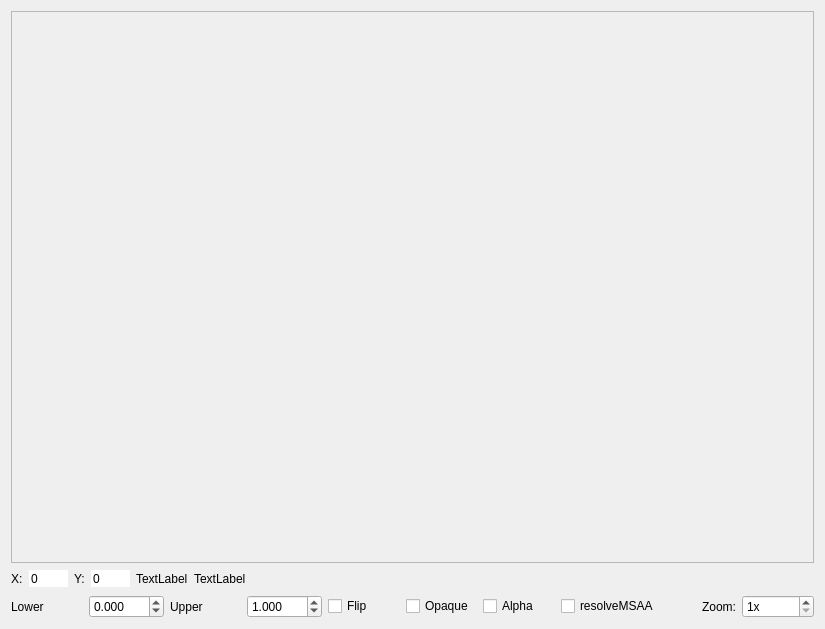
<?xml version="1.0" encoding="UTF-8"?>
<ui version="4.0">
 <class>ImageViewer</class>
 <widget class="QDialog" name="ImageViewer">
  <property name="geometry">
   <rect>
    <x>0</x>
    <y>0</y>
    <width>825</width>
    <height>629</height>
   </rect>
  </property>
  <property name="windowTitle">
   <string>ApiTrace Surface Viewer</string>
  </property>
  <layout class="QVBoxLayout" name="verticalLayout">
   <item>
    <widget class="QScrollArea" name="scrollArea">
     <property name="autoFillBackground">
      <bool>false</bool>
     </property>
     <property name="widgetResizable">
      <bool>true</bool>
     </property>
     <property name="alignment">
      <set>Qt::AlignCenter</set>
     </property>
     <widget class="QWidget" name="scrollAreaWidgetContents">
      <property name="geometry">
       <rect>
        <x>0</x>
        <y>0</y>
        <width>811</width>
        <height>561</height>
       </rect>
      </property>
      <property name="autoFillBackground">
       <bool>true</bool>
      </property>
      <layout class="QVBoxLayout" name="verticalLayout_2"/>
     </widget>
    </widget>
   </item>
   <item>
    <layout class="QHBoxLayout" name="horizontalLayout_2">
     <item>
      <widget class="QLabel" name="label_2">
       <property name="text">
        <string>X:</string>
       </property>
       <property name="buddy">
        <cstring>xSpinBox</cstring>
       </property>
      </widget>
     </item>
     <item>
      <widget class="QSpinBox" name="xSpinBox">
       <property name="frame">
        <bool>false</bool>
       </property>
       <property name="readOnly">
        <bool>true</bool>
       </property>
       <property name="buttonSymbols">
        <enum>QAbstractSpinBox::NoButtons</enum>
       </property>
       <property name="keyboardTracking">
        <bool>false</bool>
       </property>
       <property name="maximum">
        <number>16000</number>
       </property>
      </widget>
     </item>
     <item>
      <widget class="QLabel" name="label_3">
       <property name="text">
        <string>Y:</string>
       </property>
       <property name="buddy">
        <cstring>xSpinBox</cstring>
       </property>
      </widget>
     </item>
     <item>
      <widget class="QSpinBox" name="ySpinBox">
       <property name="frame">
        <bool>false</bool>
       </property>
       <property name="readOnly">
        <bool>true</bool>
       </property>
       <property name="buttonSymbols">
        <enum>QAbstractSpinBox::NoButtons</enum>
       </property>
       <property name="keyboardTracking">
        <bool>false</bool>
       </property>
       <property name="maximum">
        <number>16000</number>
       </property>
      </widget>
     </item>
     <item>
      <widget class="QLabel" name="pixelLabel">
       <property name="text">
        <string>TextLabel</string>
       </property>
      </widget>
     </item>
     <item>
      <widget class="QLabel" name="rectLabel">
       <property name="text">
        <string>TextLabel</string>
       </property>
      </widget>
     </item>
     <item>
      <spacer name="horizontalSpacer">
       <property name="orientation">
        <enum>Qt::Horizontal</enum>
       </property>
       <property name="sizeHint" stdset="0">
        <size>
         <width>40</width>
         <height>20</height>
        </size>
       </property>
      </spacer>
     </item>
    </layout>
   </item>
   <item>
    <layout class="QHBoxLayout" name="horizontalLayout">
     <item>
      <widget class="QLabel" name="lowerLabel">
       <property name="text">
        <string>Lower</string>
       </property>
      </widget>
     </item>
     <item>
      <widget class="QDoubleSpinBox" name="lowerSpinBox">
       <property name="decimals">
        <number>3</number>
       </property>
       <property name="minimum">
        <double>-999.999000000000024</double>
       </property>
       <property name="maximum">
        <double>999.999000000000024</double>
       </property>
       <property name="singleStep">
        <double>0.050000000000000</double>
       </property>
      </widget>
     </item>
     <item>
      <widget class="QLabel" name="upperLabel">
       <property name="text">
        <string>Upper</string>
       </property>
      </widget>
     </item>
     <item>
      <widget class="QDoubleSpinBox" name="upperSpinBox">
       <property name="decimals">
        <number>3</number>
       </property>
       <property name="minimum">
        <double>-999.999000000000024</double>
       </property>
       <property name="maximum">
        <double>999.999000000000024</double>
       </property>
       <property name="singleStep">
        <double>0.050000000000000</double>
       </property>
       <property name="value">
        <double>1.000000000000000</double>
       </property>
      </widget>
     </item>
     <item>
      <widget class="QCheckBox" name="flipCheckBox">
       <property name="text">
        <string>Flip</string>
       </property>
      </widget>
     </item>
     <item>
      <widget class="QCheckBox" name="opaqueCheckBox">
       <property name="text">
        <string>Opaque</string>
       </property>
      </widget>
     </item>
     <item>
      <widget class="QCheckBox" name="alphaCheckBox">
       <property name="text">
        <string>Alpha</string>
       </property>
      </widget>
     </item>
     <item>
      <widget class="QCheckBox" name="resolveMSAACheckBox">
       <property name="text">
        <string>resolveMSAA</string>
       </property>
      </widget>
     </item>
     <item>
      <widget class="QLabel" name="label">
       <property name="text">
        <string>Zoom:</string>
       </property>
       <property name="alignment">
        <set>Qt::AlignRight|Qt::AlignTrailing|Qt::AlignVCenter</set>
       </property>
      </widget>
     </item>
     <item>
      <widget class="QSpinBox" name="zoomSpinBox">
       <property name="specialValueText">
        <string/>
       </property>
       <property name="suffix">
        <string>x</string>
       </property>
       <property name="prefix">
        <string/>
       </property>
       <property name="minimum">
        <number>1</number>
       </property>
       <property name="maximum">
        <number>15</number>
       </property>
       <property name="singleStep">
        <number>1</number>
       </property>
       <property name="value">
        <number>1</number>
       </property>
      </widget>
     </item>
    </layout>
   </item>
  </layout>
 </widget>
 <resources/>
 <connections/>
</ui>
